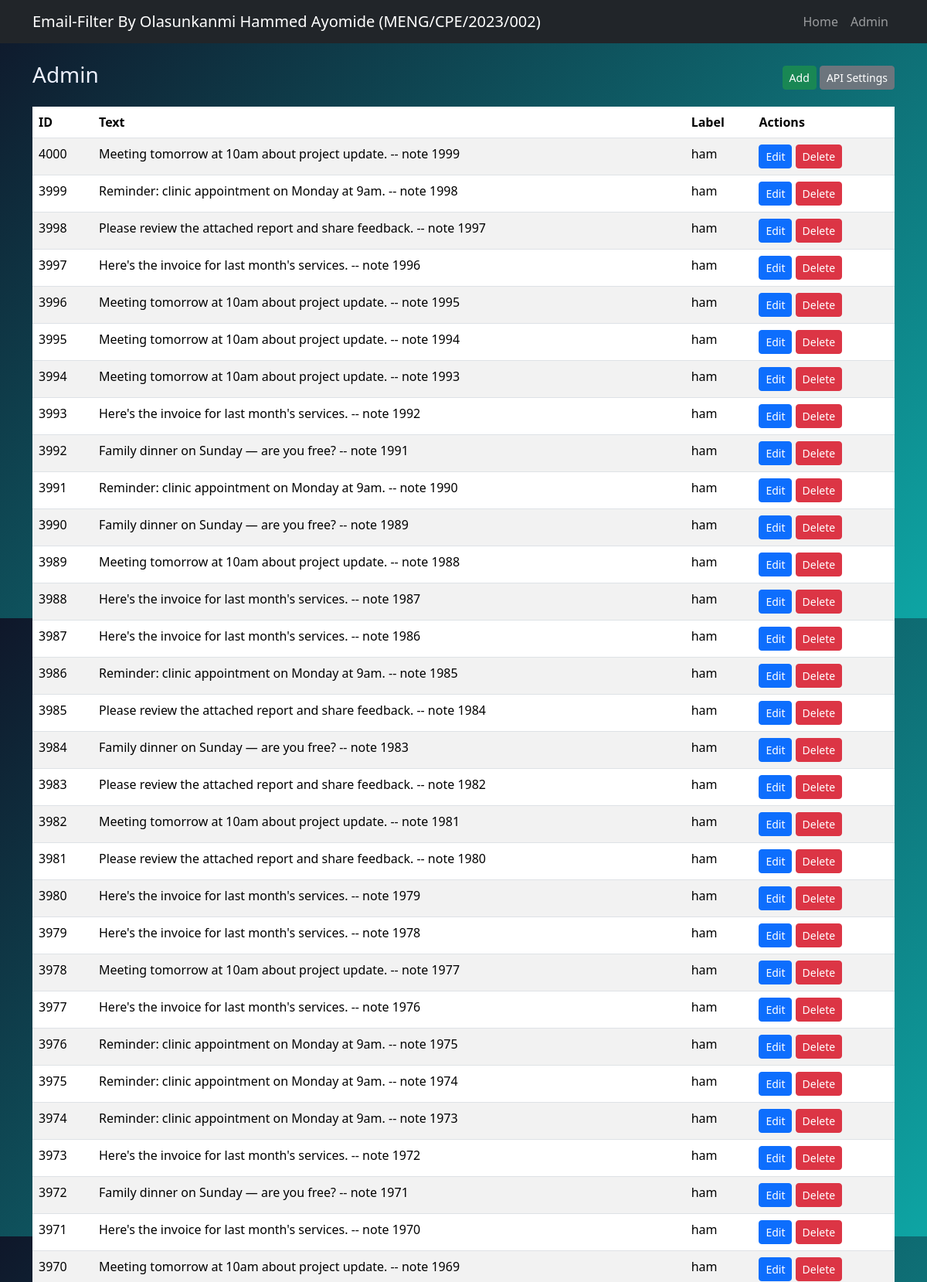
Page /admin (signed in, upper part) on the committed database.
### tables this page shows
CREATE TABLE emails (
        id INTEGER PRIMARY KEY AUTOINCREMENT,
        text TEXT NOT NULL,
        label TEXT NOT NULL CHECK(label IN ('spam','ham'))
    );

### app.py (the view)
@app.route('/admin')
def admin_dashboard():
    if not is_admin():
        return redirect(url_for('admin_login'))
    conn = get_db(DB_PATH)
    cur = conn.cursor()
    cur.execute('SELECT id, text, label FROM emails ORDER BY id DESC LIMIT 500')
    rows = cur.fetchall()
    return render_template('admin_dashboard.html', rows=rows)

### app.py (called while the page is built)
def is_admin():
    return session.get('admin_logged_in')

### models.py (called while the page is built)
def get_db(db_path):
    os.makedirs(os.path.dirname(db_path), exist_ok=True)
    conn = sqlite3.connect(db_path)
    conn.row_factory = sqlite3.Row
    return conn

### templates/admin_dashboard.html
{% extends 'base.html' %}
{% block content %}
<div class="d-flex justify-content-between align-items-center">
  <h3>Admin</h3>
  <div>
    <a href="/admin/add" class="btn btn-success btn-sm">Add</a>
    <a href="/admin/api" class="btn btn-secondary btn-sm">API Settings</a>
  </div>
</div>
<table class="table table-striped mt-3">
  <thead><tr><th>ID</th><th>Text</th><th>Label</th><th>Actions</th></tr></thead>
  <tbody>
    {% for r in rows %}
    <tr>
      <td>{{r['id']}}</td>
      <td>{{r['text']|truncate(80)}}</td>
      <td>{{r['label']}}</td>
      <td>
        <a class="btn btn-sm btn-primary" href="/admin/edit/{{r['id']}}">Edit</a>
        <form method="post" action="/admin/delete/{{r['id']}}" style="display:inline-block;"><button class="btn btn-sm btn-danger">Delete</button></form>
      </td>
    </tr>
    {% endfor %}
  </tbody>
</table>
{% endblock %}

### templates/base.html (shortened to what this page needs)
<!doctype html>
<html>
<head>
  <link rel="stylesheet" href="https://cdn.jsdelivr.net/npm/bootstrap@5.3.2/dist/css/bootstrap.min.css">
  <link rel="stylesheet" href="/static/styles.css">
</head>
<body>
<nav class="navbar navbar-expand-lg navbar-dark bg-dark">
  <div class="container">
    <a class="navbar-brand" href="/">Email-Filter By Olasunkanmi Hammed Ayomide (MENG/CPE/2023/002)</a>
    <div class="collapse navbar-collapse">
      <ul class="navbar-nav ms-auto">
        <li class="nav-item"><a class="nav-link" href="/">Home</a></li>
        <li class="nav-item"><a class="nav-link" href="/admin">Admin</a></li>
      </ul>
    </div>
  </div>
</nav>
<main class="container py-4">
  {% block content %}{% endblock %}
</main>
</body>
</html>

### static/styles.css (style rules this page uses)
body { background: linear-gradient(135deg,#0f172a 0%, #0ea5a4 100%); color:#eef2ff; }

### rows in the picture
emails: id "4000", text "Meeting tomorrow at 10am about project update. -- note 1999", label "ham"
emails: id "3999", text "Reminder: clinic appointment on Monday at 9am. -- note 1998", label "ham"
emails: id "3998", text "Please review the attached report and share feedback. -- note 1997", label "ham"
emails: id "3997", text "Here's the invoice for last month's services. -- note 1996", label "ham"
emails: id "3996", text "Meeting tomorrow at 10am about project update. -- note 1995", label "ham"
emails: id "3995", text "Meeting tomorrow at 10am about project update. -- note 1994", label "ham"
emails: id "3994", text "Meeting tomorrow at 10am about project update. -- note 1993", label "ham"
emails: id "3993", text "Here's the invoice for last month's services. -- note 1992", label "ham"
emails: id "3992", text "Family dinner on Sunday — are you free? -- note 1991", label "ham"
emails: id "3991", text "Reminder: clinic appointment on Monday at 9am. -- note 1990", label "ham"
emails: id "3990", text "Family dinner on Sunday — are you free? -- note 1989", label "ham"
emails: id "3989", text "Meeting tomorrow at 10am about project update. -- note 1988", label "ham"
emails: id "3988", text "Here's the invoice for last month's services. -- note 1987", label "ham"
emails: id "3987", text "Here's the invoice for last month's services. -- note 1986", label "ham"
emails: id "3986", text "Reminder: clinic appointment on Monday at 9am. -- note 1985", label "ham"
emails: id "3985", text "Please review the attached report and share feedback. -- note 1984", label "ham"
emails: id "3984", text "Family dinner on Sunday — are you free? -- note 1983", label "ham"
emails: id "3983", text "Please review the attached report and share feedback. -- note 1982", label "ham"
emails: id "3982", text "Meeting tomorrow at 10am about project update. -- note 1981", label "ham"
emails: id "3981", text "Please review the attached report and share feedback. -- note 1980", label "ham"
emails: id "3980", text "Here's the invoice for last month's services. -- note 1979", label "ham"
emails: id "3979", text "Here's the invoice for last month's services. -- note 1978", label "ham"
emails: id "3978", text "Meeting tomorrow at 10am about project update. -- note 1977", label "ham"
emails: id "3977", text "Here's the invoice for last month's services. -- note 1976", label "ham"
emails: id "3976", text "Reminder: clinic appointment on Monday at 9am. -- note 1975", label "ham"
emails: id "3975", text "Reminder: clinic appointment on Monday at 9am. -- note 1974", label "ham"
emails: id "3974", text "Reminder: clinic appointment on Monday at 9am. -- note 1973", label "ham"
emails: id "3973", text "Here's the invoice for last month's services. -- note 1972", label "ham"
emails: id "3972", text "Family dinner on Sunday — are you free? -- note 1971", label "ham"
emails: id "3971", text "Here's the invoice for last month's services. -- note 1970", label "ham"
emails: id "3970", text "Meeting tomorrow at 10am about project update. -- note 1969", label "ham"
